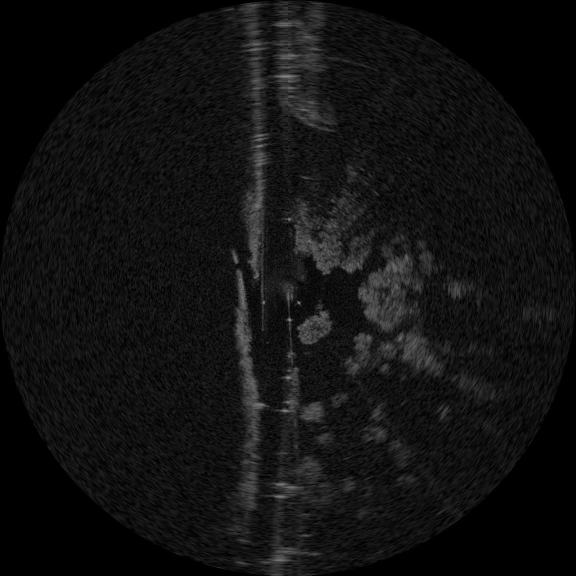
#> input picture data/000001.png, 1152 x 1152 px (shown at 1/2 size)
$ python dataParse.py
#> lines starting #> are read from the running program, lines starting #| are printed output that depends on the picture
import cv2
import numpy as np
BWIM=np.average(np.array(cv2.imread('000001.png')),axis=2)
#> BWIM: shape (1152, 1152) float64; min 0, max 150, mean 17.1
hist,bins=np.histogram(BWIM,[0,10,20,30,40,50,60,70,80,90,255])
#> hist = [440625, 405913, 303945, 73016, 35589, 25795, 18610, 12077, 6999, 4535]; bins = [0, 10, 20, 30, 40, 50, 60, 70, 80, 90, 255]
print(hist,np.sum(hist))
#| [440625 405913 303945  73016  35589  25795  18610  12077   6999   4535] 1327104
center = int(BWIM.shape[0]/2)
#> center = 576
np.savetxt('data_1152.csv',BWIM,delimiter=',',fmt='%d')
halfIM = BWIM[center-512:center+512,center-512:center+512]
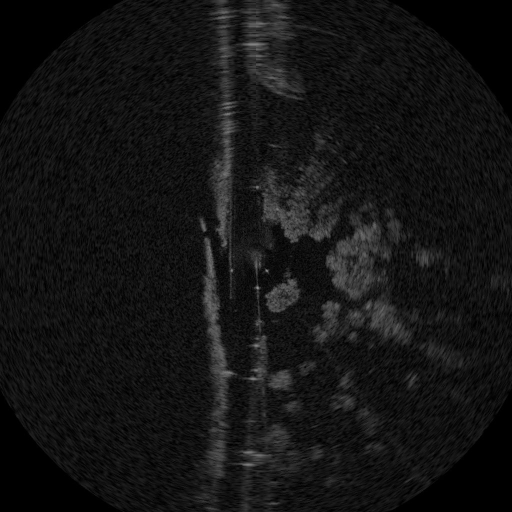
#> halfIM: shape (1024, 1024) float64 (shown at 1/2 size); min 0, max 150, mean 19.8
np.savetxt('data_1024.csv',halfIM,delimiter=',',fmt='%d')
print(halfIM.shape)
#| (1024, 1024)

halfIM = BWIM[center-256:center+256,center-256:center+256]
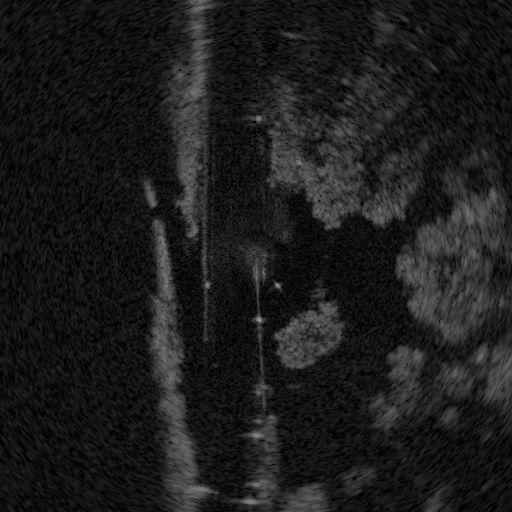
#> halfIM: shape (512, 512) float64; min 0, max 150, mean 27.9
np.savetxt('data_512.csv',halfIM,delimiter=',',fmt='%d')
print(halfIM.shape)
#| (512, 512)


halfIM = BWIM[center-128:center+128,center-128:center+128]
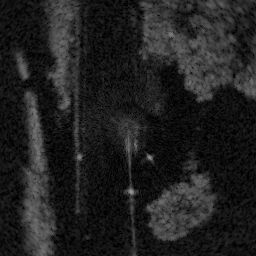
#> halfIM: shape (256, 256) float64; min 0, max 150, mean 32.4
print(halfIM.shape)
#| (256, 256)
np.savetxt('data_256.csv',halfIM,delimiter=',',fmt='%d')
